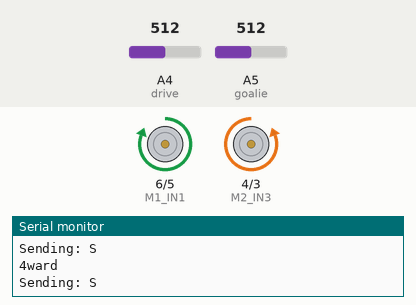
This sketch was run on a simulated Arduino Uno, built with avr-gcc and run on an emulated ATmega328P. Shown: motor-driver pin pairs drawn as motors (green arrow = first pin HIGH = forward, orange = second pin HIGH = backward, longer = more drive, scaled by the enable pin), the last lines printed to the serial monitor. Inputs (shaded band) come from the test bench; at power-on: A4 (drive) = 512, A5 (goalie) = 512. No radio packets arrive unless stated.

Above: at 1.5 s.
1.6 s: A4 (drive) set to 590
4.6 s: A4 (drive) set to 612
At 5.0 s:
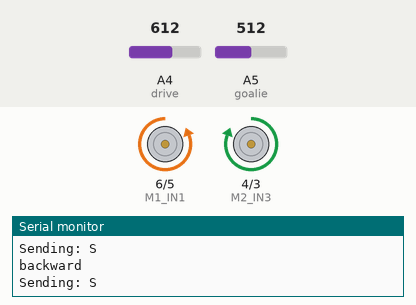
6.1 s: A4 (drive) set to 306
At 6.7 s:
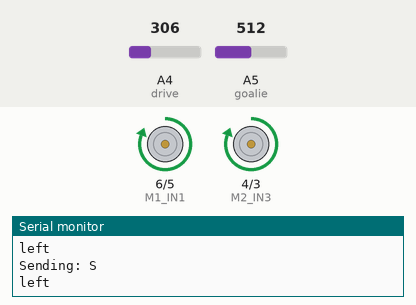
7.6 s: A4 (drive) set to 204
10.6 s: A4 (drive) set to 178
At 11.8 s:
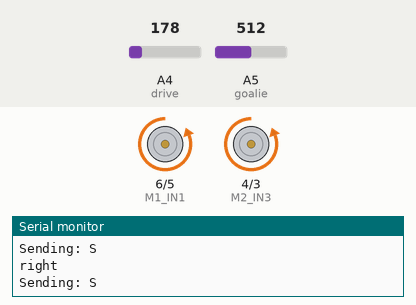
Timing chart, 0 to 13.6 s (numbered marks = the images above; inputs shaded):
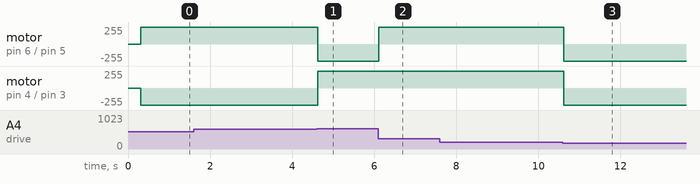

The sketch:

forward_uno_latest.ino
```cpp
#include <Adafruit_AMG88xx.h>
#include <Servo.h>

// Include all needed packages needed for RF
#include <SPI.h>
#include <nRF24L01.h>
#include <RF24.h>

// stuff for IR camera
#include <Wire.h>
#define sensor_threshold 30
#define activated_pixels 8
Adafruit_AMG88xx amg;
float pixels[AMG88xx_PIXEL_ARRAY_SIZE];
int threshold_counter = 0;
bool lastIR = false;
unsigned long lastIRframeTime = 0;
unsigned long frameRate = 100;

bool detectIR() {
  if (millis() - lastIRframeTime < frameRate) {
    return lastIR;
  }

  threshold_counter = 0;
  amg.readPixels(pixels);

  for(int i = 0; i <= AMG88xx_PIXEL_ARRAY_SIZE; i++){
    if (pixels[i] > sensor_threshold) {
      threshold_counter++;
      if (threshold_counter >= activated_pixels) {
        break;
      }
    }
  }

  if (threshold_counter >= activated_pixels) {
    Serial.println("PUCK FOUND!");
    lastIR = true;
  }
  lastIRframeTime = millis();
  return lastIR;
}


// Address of the RF communication
const byte address[6] = "00018";
char text[2];

enum State {
  right, left, forward, backward, freeze
};

State state = freeze;
// RF... Things
RF24 radio(7, 8); // CE, CSN

int drive = A4;
int goalie = A5; // analog pin to read command

#define err 14
#define driveregion  1024/5
#define goalieregion 1024/4

/* motors */
#define M1_ENABLE 9
#define M2_ENABLE 10
#define M1_IN1 6
#define M1_IN2 5
#define M2_IN3 4
#define M2_IN4 3

int discretizeDrive() {
  int val = analogRead(drive);
  if (val < driveregion-err) {
    return 0;
  } else if (val < 2*driveregion-err) {
    return 1;
  } else if (val < 3*driveregion-err) {
    return 2;
  } else if (val < 4*driveregion-err) {
    return 3;
  } else if (val < 5*driveregion) {
    return 4;
  }
}
int discretizeGoalie() {
  int val = analogRead(goalie);
  if (val < goalieregion-err) {
    return 0;
  } else if (val < 2*goalieregion-err) {
    return 1;
  } else if (val < 3*goalieregion-err) {
    return 2;
  } else if (val < 4*goalieregion) {
    return 3;
  }
}

void transmitToGoalie(){
  radio.write(&text, sizeof(text));
}

/* drive functions - not sure if the directions are right but we will find out */

void turnLeft() {
//  analogWrite(M1_ENABLE, 255);
//  analogWrite(M2_ENABLE, 255);
  digitalWrite(M1_ENABLE, HIGH);
  digitalWrite(M2_ENABLE, HIGH);
  digitalWrite(M1_IN1, HIGH);
  digitalWrite(M1_IN2, LOW);
  digitalWrite(M2_IN3, HIGH);
  digitalWrite(M2_IN4, LOW);
}
void turnRight() {
//  analogWrite(M1_ENABLE, 255);
//  analogWrite(M2_ENABLE, 255);
  digitalWrite(M1_ENABLE, HIGH);
  digitalWrite(M2_ENABLE, HIGH);
  digitalWrite(M1_IN1, LOW);
  digitalWrite(M1_IN2, HIGH);
  digitalWrite(M2_IN3, LOW);
  digitalWrite(M2_IN4, HIGH);
}
void freez() {
//  analogWrite(M1_ENABLE, 0);
//  analogWrite(M2_ENABLE, 0);

  digitalWrite(M1_IN1, LOW);
  digitalWrite(M1_IN2, LOW);
  digitalWrite(M2_IN3, LOW);
  digitalWrite(M2_IN4, LOW);
  digitalWrite(M1_ENABLE, LOW);
  digitalWrite(M2_ENABLE, LOW);
}
void goForward() {
//  analogWrite(M1_ENABLE, 255);
//  analogWrite(M2_ENABLE, 255);
  digitalWrite(M1_ENABLE, HIGH);
  digitalWrite(M2_ENABLE, HIGH);
  digitalWrite(M1_IN1, HIGH);
  digitalWrite(M1_IN2, LOW);
  digitalWrite(M2_IN3, LOW);
  digitalWrite(M2_IN4, HIGH);
}
void goBackward() {
  //analogWrite(M1_ENABLE, 255);
  //analogWrite(M2_ENABLE, 255);
  digitalWrite(M1_ENABLE, HIGH);
  digitalWrite(M2_ENABLE, HIGH);
  digitalWrite(M1_IN1, LOW);
  digitalWrite(M1_IN2, HIGH);
  digitalWrite(M2_IN3, HIGH);
  digitalWrite(M2_IN4, LOW);
}

void setup() {
  // Initialize RF communication
  radio.begin();
  radio.openWritingPipe(address);
  radio.setPALevel(RF24_PA_MIN);
  radio.stopListening();

  text[0] = 'a'; text[1] = '\0';

  /* motor stuff */
  pinMode(M1_ENABLE, OUTPUT);
  pinMode(M2_ENABLE, OUTPUT);
  pinMode(M1_IN1, OUTPUT);
  pinMode(M1_IN2, OUTPUT);
  pinMode(M2_IN3, OUTPUT);
  pinMode(M2_IN4, OUTPUT);
  analogWrite(M1_ENABLE, 0);
  analogWrite(M2_ENABLE, 0);


  amg.begin();

  delay(300);
  Serial.begin(9600);
}

void loop() {
  int d = discretizeGoalie();
  switch (d) {
    case 0: // gLeft
      text[0] = 'L';
      break;
    case 1: // gRight
      text[0] = 'R';
      break;
    case 2: // gStop
      text[0] = 'S';
      break;
    case 3: // gPass
      text[0] = 'P';
      break;
  }

  Serial.println("Sending: " + String(text));
  transmitToGoalie();

  d = discretizeDrive();
  switch (d) {
    case left:
      Serial.println("left");
      turnLeft();
      break;
    case right:
      Serial.println("right");
      turnRight();
      break;
    case forward:
      Serial.println("4ward");
      goForward();
      break;
    case backward:
      Serial.println("backward");
      goBackward();
      break;
    case freeze:
      Serial.println("freeze");
      freez();
      break;
    default:
      Serial.println("none");
      break;
  }
}
```

Measured:
- the behaviour switches between 599 and 600 on A4 (drive) (found by bisection; images 0 and 1)
- the behaviour switches between 190 and 189 on A4 (drive) (found by bisection; images 2 and 3)
- after the input at 4.6 s, motor on pin 6 (M1_IN1) / pin 5 (M1_IN2): forward 255/255 → backward 255/255 at once; motor on pin 4 (M2_IN3) / pin 3 (M2_IN4): backward 255/255 → forward 255/255 at once
- after the input at 6.1 s, motor on pin 6 (M1_IN1) / pin 5 (M1_IN2): backward 255/255 → forward 255/255 at once
- after the input at 10.6 s, motor on pin 6 (M1_IN1) / pin 5 (M1_IN2), motor on pin 4 (M2_IN3) / pin 3 (M2_IN4): forward 255/255 → backward 255/255 at once
